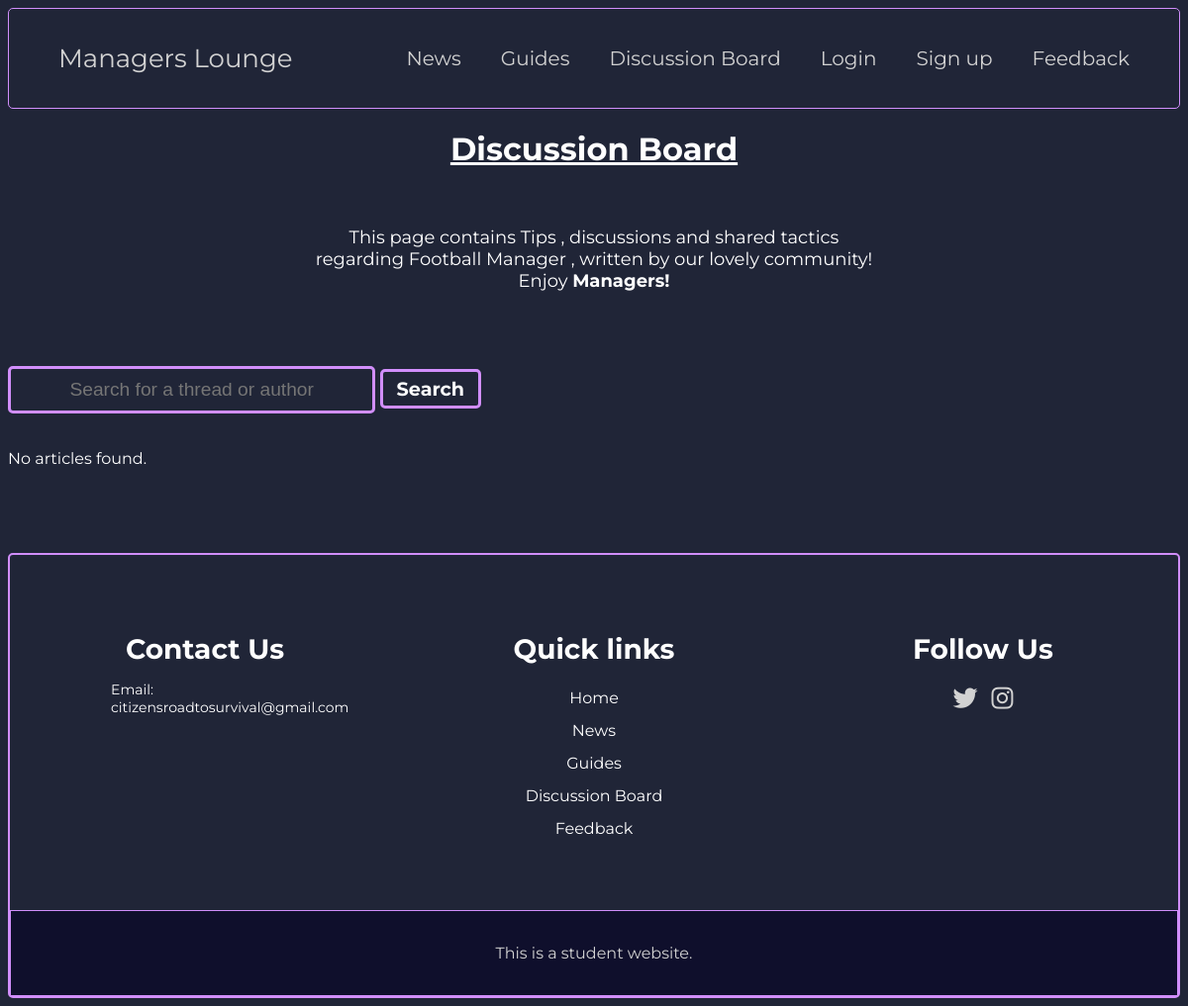
The page /discussionboard.php on the database as committed earlier.
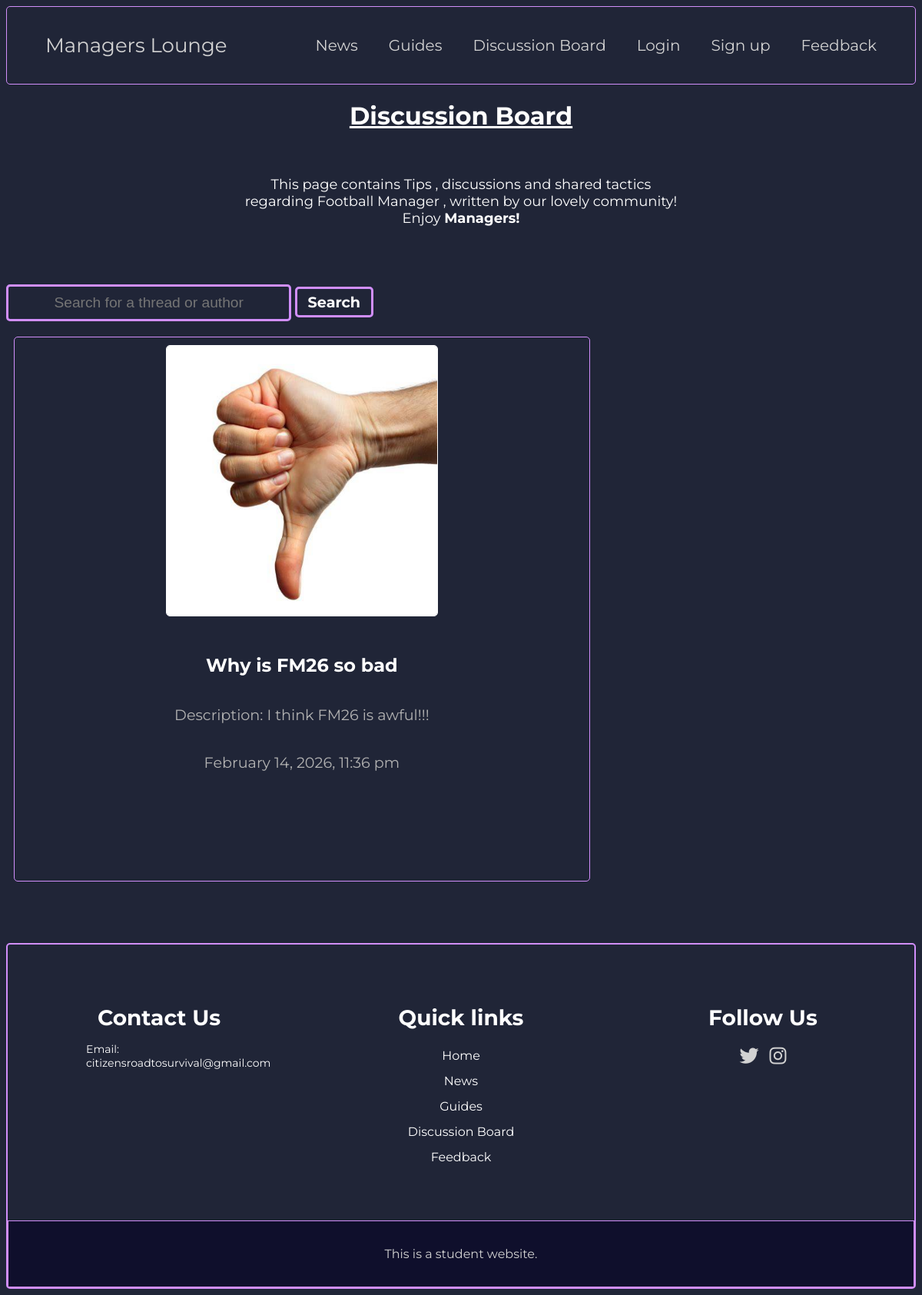
The same page on the database as committed later.
### tables this page shows
CREATE TABLE `discussion_board` (
  `id` int(11) NOT NULL,
  `title` text NOT NULL,
  `description` text NOT NULL,
  `picture` blob NOT NULL,
  `content` text NOT NULL,
  `username` text NOT NULL,
  `time_created` timestamp NOT NULL DEFAULT current_timestamp() ON UPDATE current_timestamp(),
  `comments` text NOT NULL
);

### discussionboard.php (the view, shortened to what this page needs)
<?php
include 'connectdb.php';
$news = [];
if (empty($news)) {
    $stmt = $conn->prepare("SELECT * FROM discussion_board ORDER BY time_created DESC");
    $stmt->execute();
    $result = $stmt->get_result();
    while ($row = $result->fetch_assoc()) {
        $news[] = $row;
    }
}
?>
<!DOCTYPE html>
<html lang="en">
<head>
    <link rel="stylesheet" href="listnews.css">
    <link rel="stylesheet" href="main.css">
        <link rel="stylesheet" href="https://cdnjs.cloudflare.com/ajax/libs/font-awesome/6.5.0/css/all.min.css">
</head>
<body>
    <header class="header">
        <div class="header_content">
            <a href="index.html" class="logo">Managers Lounge</a>
            <nav class="nav">
                <ul class="nav_list">
                    <li class="nav_item"> <a href="listnews.php" class="nav_link">News</a></li>
                    <li class="nav_item"> <a href="listguides.php" class="nav_link">Guides</a></li>
                    <li class="nav_item"> <a href="discussionboard.php" class="nav_link">Discussion Board</a></li>
                    <li class="nav_item" id="login"> <a href="login.php" class="nav_link">Login</a></li>
                    <li class="nav_item"> <a href="signup.php" class="nav_link">Sign up</a></li>
                    <li class="nav_item"> <a href="feedback.php" class="nav_link">Feedback</a></li>
                </ul>
            </nav>
        </div>
    </header>
<h1 class="title"><u>Discussion Board</u></h1>
<br>
<p class="welcome-message"> This page contains Tips , discussions  and shared tactics <br> regarding Football Manager , written by our lovely community! <br> Enjoy <b>Managers! </b> </p>
<br> <br>
<br>
    <div class="search-button">
        <form method='POST'>
            <input type="text" class="search-btn" placeholder="Search for a thread or author" name="search">
            <button name="submit">Search</button>
        </form>
    </div>
    <div class="posts-container">
        <?php
        if (!empty($news)) {
            foreach ($news as $row) {
                echo '<section class="newsCard">';
                  if (!empty($row['picture'])) {
                    echo '<img src="' . htmlspecialchars($row['picture']) . '" alt="Thread image" class="listnews-article-image">' . '<br>';
                }
                echo '<p><a class=article-title href="retrieve_thread.php?id=' . htmlspecialchars($row['id']) . '">' .  '<b>', htmlspecialchars($row['title']) . '</b>' , '</a></p>';
                echo '<p>Description: ' . htmlspecialchars($row['description']) . '</p>';
                echo "<p>". date("F j, Y, g:i a", strtotime($row['time_created'])) . "</p>";
                echo '</section>';
            }
        } else {
            echo "<p>No articles found.</p>";
        }
        ?>
    </div>
        <footer>
        <div class="f-container">
            <div class="footer-content">
                <h3>Contact Us</h3>
                <p>Email: citizensroadtosurvival@gmail.com</p>
            </div>
            <div class="footer-content">
                <h3> Quick links</h3>
                <ul class="f-list">
                    <li><a href="index.html">Home</a></li>
                    <li><a href="listnews.php">News</a></li>
                    <li><a href="listguides.php">Guides</a></li>
                    <li><a href="discussionboard.php">Discussion Board</a></li>
                    <li><a href="feedback.php">Feedback</a></li>
                </ul>
            </div>
            <div class="footer-content">
                <h3>Follow Us</h3>
                <ul class="social-icons">
                    <li><a href="https://x.com/Citizens_RoadTS"><i class="fab fa-twitter"></i></a></li>
                    <li><a href="https://www.instagram.com/citizensroadtosurvival/"><i class="fab fa-instagram"></i></a></li>
                </ul>
            </div>
        </div>
        <div class="bottom-bar">
            <p>This is a student website.</p>
        </div>
    </footer>
</body>
</html>

Rows that differ between the two databases and show on the page:
added discussion_board: picture (picture), title "Why is FM26 so bad", description "I think FM26 is awful!!!", time_created "February 14, 2026, 11:36 pm"
Other text that changed with them:
text no longer shown: "No articles found."
